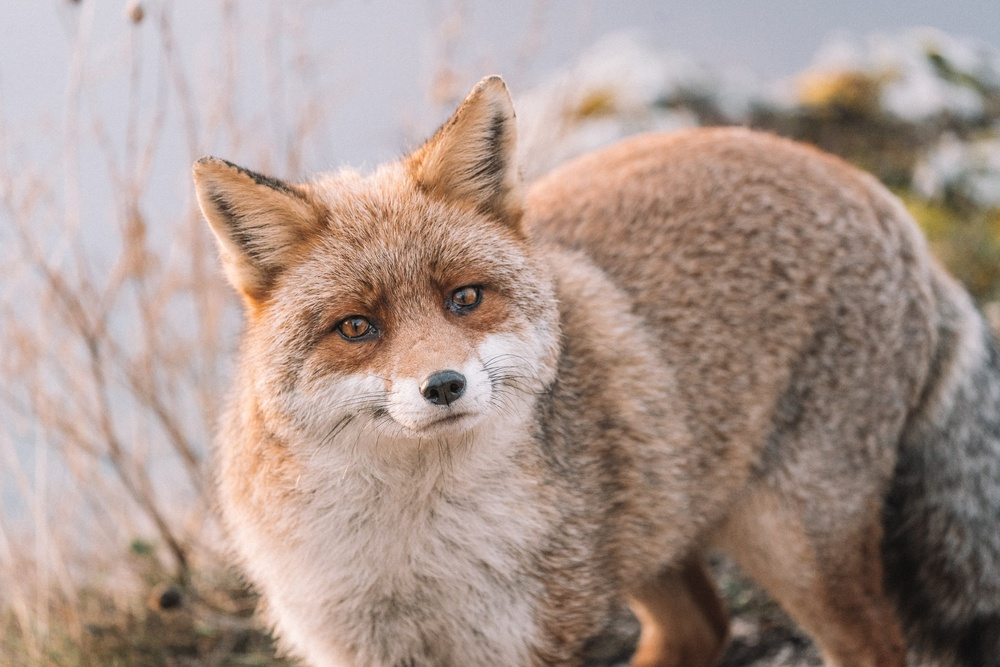
#> input picture fox.jpg, 1000 x 667 px, shrunk from 1920 x 1280 before the run, found by its file name; the run also reads 1 picture not shown here
$ python correlation.py
#> lines starting #> are read from the running program, lines starting #| are printed output that depends on the picture; long printed decimals are rounded
from PIL import Image
import numpy as np
# Load images
img1 = Image.open("res/fox.jpg")
#> img1 is the input picture: PIL image 1000x667 RGB; mean R, G, B 169.9, 150.1, 141.4
img2 = Image.open("res/fox_secret.jpg")
# Convert to grayscale
img1 = img1.convert("L")
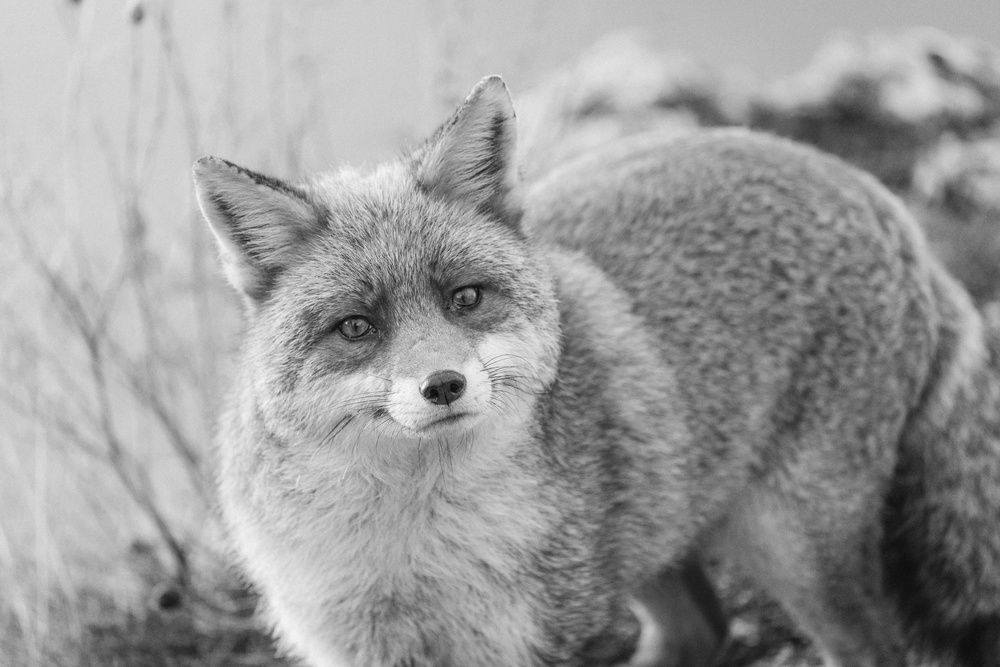
#> img1: PIL image 1000x667 L; min 8, max 248, mean 155
img2 = img2.convert("L")
#> img2: PIL image 1000x667 L
# Convert to arrays
arr1 = np.array(img1)
arr2 = np.array(img2)
# Flatten
vec1 = arr1.flatten()
vec2 = arr2.flatten()
# Correlation
corr = np.corrcoef(vec1, vec2)[0, 1]
#> corr = 1

print("Pearson correlation:", corr)
#| Pearson correlation: 1
print("Edited on host.")
